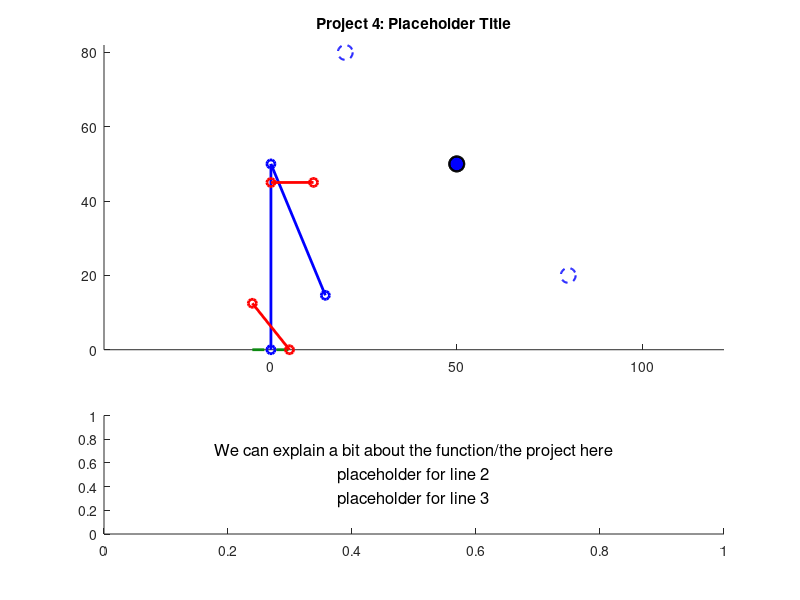

The MATLAB source for this figure:
function [] = mechanism_Beard_Hall(initX, initY, finalX, finalY, speed)
%% Function Description
%{
This function mechanism_Beard_Hall takes inputs ______ and animates a
hydraulic robotic claw arm that can move an object.


initX, initY: the initial x and y positions for the object to be moved
finalX, finalY: the position the object should be moved to.
speed: the animation speed, piston length change per second
%}


close all %closes any windows that are open still

%mechanism_Beard_Hall(beta1, beta2, beta3, beta4, speed, L, R0)

% TODO remove before submission but these are placeholders so we can easily
% test
if nargin < 4
        initX = 80;
        initY = 20;
        finalX = 20;
        finalY = 80;
        speed = 3;
    end

%TODO 
%{ 
TODO: add a paragraph explaining how to use the program, a 2 explaining 
how to use the program, along with any relevant background, such as how you
decided on any constant parameters (e.g. "we measured the link lengths from
this bench press on campus; see attached photo"). You may want some parameters
(e.g. some link lengths) to be input by the user, but you could provide default 
values. You get to decide.

Grades based off of:
- originality
- technical difficulty
- execution
- clarity of animation and how to use it
- good documentation

=======

%}

%=============================================================================
%% inputs and constraints

    % initX and initY, coordinates for the object to be moved from

    % finalX and finalY, coordinates for the object to be moved to

    % All coordinate inputs must fall within a semicircle with a radius of the arm's
    % maximum length, ie sum of hardcoded lengths for link 1 and link 2, and
    % both y coordinate inputs must be positive (might be a good idea to
    % have an offset equal to half the height of the movable object for
    % simple math)

%% plot elements:

    %{
    variable legend: 
    
    Given inputs: 
    initX, initY:   the initial x and y positions for the object to be moved
    finalX, finalY: the position the object should be moved to.
    speed:          the animation speed, rads/s of ___(whatever we consider the base link)____
    
        

    Defined within function:

    SCALAR  link1:  fixed length of link 1
    SCALAR  link2:  fixed length of link 2
    
    SCALAR  x0, y0: (fixed origin of link 1)
    

    ARRAY: x1, y1 (end of link 1, changing) 

    %}

% ground, both for the mechanism and maybe the lower limit of where the
% object can be moved to

% link 1, attached to ground

% link 2, attached to end of link 1, other end will be the bucket/claw/etc

% crank 1, input for link 1 angular position, slides along link 1 and is
% fixed to ground

% crank 2, input for link 2 angular position, slides along link 2 and is
% fixed to link 1

% movable object

% grabbing mechanism

% maybe some visual indicators of the initial and final positions (we could have pale dotted objects represent these positions and have the object itself in a brighter solid line colour)

%initialize fixed parameters
link1Lgth = 50;
pst1Link1 = link1Lgth*0.25; %point where piston 1 attaches to link 1 mesaured from ground
pst1Grnd = link1Lgth*0.1; %point where piston 1 attaches to ground measured as distance from arm base/origin
link2Lgth = 50;
pst2Link2 = link2Lgth*0.25; %point where piston 2 attaches to link 2 measured along link 2 from elbow
pst2Link1 = link1Lgth*0.1; %point where piston 2 attaches to link 1 measured along link 1 from elbow
%% PST2LINK1 WILL NEED TO BE SUBTRACTED FROM LINK 1 TO GET RIGHT LENGTH FOR THE PLOT

maxReach = link1Lgth + link2Lgth; %This length, as a diagonal, will be used to establish a square of acceptable coordinates?

%% Arrays, hard coded default position assumes link 1 points straight up and link 2 is at -pi/4 radians from + x axis
%% for the following 2 arrays, first index is the piston or link number, and the second index is the specific position
%% 1 = default position, 2 = initial position of object, 3 = final position
%% Angles needed for calculating piston lengths
linkAng = [pi/2, 0, 0; -pi/4, 0, 0];
%% Pistion lengths associated with default, initial, and final positions
pstKeyFrames = [sqrt(pst1Grnd^2+pst1Link1^2-2*pst1Grnd*pst1Link1*cos(linkAng(1,1))),0,0; sqrt(pst2Link1^2+pst2Link2^2-2*pst2Link1*pst2Link2*cos(linkAng(2,1))),0,0];

%% Arrays to be filled with frame specific angle or length data based on 
%% interpolation between values contained in the arrays above
linkPlotAng = zeros(2,0); %link angles
pstPlotLgth = zeros(2,0); %piston lengths
pstPlotAng = zeros(2,0); %piston angles

% Arrays to be filled with coordinate data
% 1st row is x coords, 2nd row is y coords, column is frame
pst1End = zeros(2,0);
pst2Start = zeros(2,0);
pst2End = zeros(2,0);
link1End = zeros(2,0);
link2End = zeros(2,0);

%% position states and motion

%the origin (fixed side of link 1)
x0 = 0;
y0 = 0;

%link 1 initial coordinates
x1(1) = x0; %TODO PLACEHOLDERS change to depend on angle
y1(1) = y0 + link1Lgth;

%link 2 coordinates
x2(1) = x1 + link2Lgth; %TODO PLACEHOLDERS change to depend on angle
y2(1) = y1;

% initial, moving free end of link 2 from default position to init
% coordinates specified by user

% final, moving links 1 and 2 such that the arm moves smoothly between init
% and final coordinates in a way that is physically possible

% return to default position, go from final position back to default
% position

%% Calculating initial and final position data (CURRENTLY FOR 1ST QUADRANT ONLY)
%% initial position
    %Convert init coordinates to a position vector
    iPosLgth = hypot(initX, initY);
    iPosAng = atan2(initX, initY);
    %Calculate link angles from triangle made with init position vector
    linkAng(1,2) = acos((link1Lgth^2 + iPosLgth^2 - link2Lgth^2)/(2*link1Lgth*iPosLgth)) + iPosAng;
    linkAng(2,2) = acos((link1Lgth^2 + link2Lgth^2 - iPosLgth^2)/(2*link1Lgth*link2Lgth));
    %Calculate piston lengths
    pstKeyFrames(1,2) = sqrt(pst1Grnd^2+pst1Link1^2-2*pst1Grnd*pst1Link1*cos(linkAng(1,2)));
    pstKeyFrames(2,2) = sqrt(pst2Link1^2+pst2Link2^2-2*pst2Link1*pst2Link2*cos(linkAng(2,2)));
    
    %superfluous but keeping around just in case
    %{
    %Get the angle of link 2 relative to the positive x axis for plotting
    lnk2PltAng(2) = (link1Ang(2) - 180) + link2Ang(2);
    %Calculate piston angles for plotting
    pst1PltAng(2) = asin((pst1Link1*sin(link1Ang(2)))/pst1KeyFrames(2));
    pst2PltAng(2) = (link1Ang(2) - asin((pst2Link2*sin(link2Ang(2)))/pst2KeyFrames(2))); %relative to positive x axis
    %}
    
%% final position
    %Convert init coordinates to a position vector
    fPosLgth = hypot(finalX, finalY);
    fPosAng = atan2(finalX, finalY);
    %Calculate link angles from triangle made with init position vector
    linkAng(1,3) = acos((link1Lgth^2 + fPosLgth^2 - link2Lgth^2)/(2*link1Lgth*fPosLgth)) + fPosAng;
    linkAng(2,3) = acos((link1Lgth^2 + link2Lgth^2 - fPosLgth^2)/(2*link1Lgth*link2Lgth));
    %Calculate piston lengths
    pstKeyFrames(1,3) = sqrt(pst1Grnd^2+pst1Link1^2-2*pst1Grnd*pst1Link1*cos(linkAng(1,3)));
    pstKeyFrames(2,3) = sqrt(pst2Link1^2+pst2Link2^2-2*pst2Link1*pst2Link2*cos(linkAng(2,3)));
    
    %superfluous but want to keep around just in case
    %{
    %Get the angle of link 2 relative to the positive x axis for plotting
    link2PltAng(3) = (link1Ang(3) - 180) + link2Ang(3);
    %Calculate piston angles for plotting
    pst1PltAng(3) = asin((pst1Link1*sin(link1Ang(3)))/pst1KeyFrames(3));
    pst2PltAng(3) = (link1Ang(3) - asin((pst2Link2*sin(link2Ang(3)))/pst2KeyFrames(2))); %relative to positive x axis
    %}
   

%% Creating frames for animation
    fps = 60; %frames per second [frames/second]
    pstFrameStep = speed/60; %piston length change per frame    
    
    
    %% defualt to initial

    %initialize the first frame for this motion
    pstPlotLgth(1,1) = pstKeyFrames(1,1);
    pstPlotLgth(2,1) = pstKeyFrames(2,1);

    %Calculate total required frames based on which piston needs more steps
    %to get into the new position
    diTotal = ceil(max(abs((pstKeyFrames(1,2) - pstKeyFrames(1,1))/pstFrameStep), abs((pstKeyFrames(2,2) - pstKeyFrames(2,1))/pstFrameStep)));
  
    %once for each piston
    for i = 1:2 
        %for tracking when pistons are done moving to the new position
        pstDone = false;
        %for determining whether to increase or decrease a piston
        if pstKeyFrames(i,1) < pstKeyFrames(i,2) %Increase the value if initial is greater than default position
            sign = 1;
        elseif pstKeyFrames(i,1) > pstKeyFrames(i,2) %decrease the value if initial is less than default position
            sign = -1;
        end
        %for each frame in the current motion
        for j = 2:diTotal
            %If the current piston isn't in its final position
            if pstDone == false
                %change the position by the step size in the determined
                %direction
                pstPlotLgth(i,j) = pstPlotLgth(i,(j-1)) + pstFrameStep*sign;
            else
                %set the current frame to the same position as the last
                %frame
                pstPlotLgth(i,j) = pstPlotLgth(i,j-1);
            end
            %if current frame's position is within a step size of the
            %initial position
            if abs(pstPlotLgth(i,j) - pstKeyFrames(i,2)) < pstFrameStep
                %Stop moving this piston during this motion
                pstDone = true;
            end
        end
    end

    %% initial to final
    
    %Calculate total required frames based on which piston needs more steps
    %to get into the new position
    ifTotal = ceil(max(abs((pstKeyFrames(1,3) - pstKeyFrames(1,2))/pstFrameStep), abs((pstKeyFrames(2,3) - pstKeyFrames(2,2))/pstFrameStep)));

    %once for each piston
    for i = 1:2 
        %for tracking when pistons are done moving to the new position
        pstDone = false;
        %for determining whether to increase or decrease a piston
        if pstKeyFrames(i,2) < pstKeyFrames(i,3) %Increase the value if final is greater than initial position
            sign = 1;
        elseif pstKeyFrames(i,2) > pstKeyFrames(i,3) %decrease the value if final is less than initial position
            sign = -1;
        end
        %for each frame in the current motion
        for j = (diTotal + 1):(diTotal + ifTotal)
            %If the current piston isn't in its final position
            if pstDone == false
                %change the position by the step size in the determined
                %direction
                pstPlotLgth(i,j) = pstPlotLgth(i,(j-1)) + pstFrameStep*sign;
            else
                %set the current frame to the same position as the last
                %frame
                pstPlotLgth(i,j) = pstPlotLgth(i,j-1);
            end
            %if current frame's position is within a step size of the
            %initial position
            if abs(pstPlotLgth(i,j) - pstKeyFrames(i,3)) < pstFrameStep
                %Stop moving this piston during this motion
                pstDone = true;
            end
        end
    end

    %% final back to default

    %Calculate total required frames based on which piston needs more steps
    %to get into the new position
    fdTotal = ceil(max(abs((pstKeyFrames(1,1) - pstKeyFrames(1,3))/pstFrameStep), abs((pstKeyFrames(2,1) - pstKeyFrames(2,3))/pstFrameStep)));
 
    %once for each piston
    for i = 1:2 
        %for tracking when pistons are done moving to the new position
        pstDone = false;
        %for determining whether to increase or decrease a piston
        if pstKeyFrames(i,3) < pstKeyFrames(i,1) %Increase the value if default is greater than final position
            sign = 1;
        elseif pstKeyFrames(i,3) > pstKeyFrames(i,1) %decrease the value if default is less than final position
            sign = -1;
        end
        %for each frame in the current motion
        for j = (diTotal + ifTotal + 1):(diTotal + ifTotal + fdTotal)
            %If the current piston isn't in its final position
            if pstDone == false
                %change the position by the step size in the determined
                %direction
                pstPlotLgth(i,j) = pstPlotLgth(i,(j-1)) + pstFrameStep*sign;
            else
                %set the current frame to the same position as the last
                %frame
                pstPlotLgth(i,j) = pstPlotLgth(i,j-1);
            end
            %if current frame's position is within a step size of the
            %initial position
            if abs(pstPlotLgth(i,j) - pstKeyFrames(i,1)) < pstFrameStep
                %Stop moving this piston during this motion
                pstDone = true;
            end
        end
    end
    
    %Calculate angles of all plot elements relative to positive x axis for each
    %frame based on piston lengths
    for i = 1:length(pstPlotLgth)
        pstPlotAng(1,i) = pi - acos((pstPlotLgth(1,i)^2+pst1Grnd^2-pst1Link1^2)/(2*pstPlotLgth(1,i)*pst1Grnd));
        linkPlotAng(1,i) = acos((pst1Link1^2+pst1Grnd^2-pstPlotLgth(1,i)^2)/(2*pst1Link1*pst1Grnd));
        pstPlotAng(2,i) = linkPlotAng(1,i) - acos((pst2Link1^2+pstPlotLgth(2,i)^2-pst2Link2^2)/(2*pst2Link1*pstPlotLgth(2,i)));
        linkPlotAng(2,i) = (linkPlotAng(1,i) - pi) + acos((pst2Link1^2+pst2Link2^2-pstPlotLgth(2,i)^2)/(2*pst2Link1*pst2Link2));
    end
    
    %calculate per frame plot element coordinates
    for i = 1:length(pstPlotLgth)
        %coordinates of the end of link 1
        link1End(1,i) = link1Lgth*cos(linkPlotAng(1,i));
        link1End(2,i) = link1Lgth*sin(linkPlotAng(1,i));
        %coordinates of the end of link 2
        link2End(1,i) = link1Lgth*cos(linkPlotAng(1,i)) + link2Lgth*cos(linkPlotAng(2,i));
        link2End(2,i) = link1Lgth*sin(linkPlotAng(1,i)) + link2Lgth*sin(linkPlotAng(2,i));
        %coordinates of the end of piston 1, start is fixed at (pst1Grnd, 0)
        pst1End(1,i) = pstPlotLgth(1,i)*cos(pstPlotAng(1,i));
        pst1End(2,i) = pstPlotLgth(1,i)*sin(pstPlotAng(1,i));
        %coordinates of the start of piston 2 along link 1
        pst2Start(1,i) = (link1Lgth - pst2Link1)*cos(linkPlotAng(1,i));
        pst2Start(2,i) = (link1Lgth - pst2Link1)*sin(linkPlotAng(1,i));
        %coordinates of the end of piston 2 along link 2
        pst2End(1,i) = link1Lgth*cos(linkPlotAng(1,i)) + pst2Link2*cos(pstPlotAng(2,i));
        pst2End(2,i) = link1Lgth*sin(linkPlotAng(1,i)) + pst2Link2*sin(pstPlotAng(2,i));
    end
    %% Possible constraints
%{
    1. Position of ends of link 1 and link 2 must always be in the first 2
    quadrants relative to the origin where link 1 attached to the ground
    2. Input angle for crank 1 must be between 0 and pi rads, while crank 2
    can rotate between 0 and 2 pi rads (one-way or both ways)
    3. Links will only move one at a time
%}

%moveable object parameters:
radius = 2; 

%params for current center position of the object TODO placeholder
objX(1) = x2(1);% TODO Change to be the actual current position of the object instead of placeholders
objY(1) = y2(1);%

obj_pos = [objX - radius, objY - radius, 2*radius, 2*radius];

%% Animations
% TODO: move code below this up only when variables are needed further up

%% Creating Figure
% figure('Position', [100, 100, 1200, 600]) %makes the empty figure for the animation
    clf %clears figure if this function is run multiple times in a row
    set(gcf, 'Color', '#D3E2E8'); %makes the background blue


ax1 = subplot(3, 1, [1 2]); %adds the plot, maybe leaving space for a text box at (2 1 2) that can explain ?
hold on %allows everything here to be added to same figure

title('Project 4: Placeholder Title');


axis equal % sets axes to equal

    % Initial frame
    
        %plot object handles
            ground = line([(x0 -5) (x0+5)],[0 0],'linewidth', 2,'color','#0C8A11', 'LineStyle', '--'); %plot object for ground, does not need updating per frame

            links = plot([x0 link1End(1,1) link2End(1,1)],[y0 link1End(2,1) link2End(2,1)],'-o','linewidth',2, 'Color', 'b'); %plot obejct for rocker arm, spans from p0-p3
            
            piston1 = plot([pst1Grnd pst1End(1,1)],[0 pst1End(2,1)],'-o','linewidth',2, 'Color', 'r'); %plots piston connected to ground

            piston2 = plot([pst2Start(1,1) pst2End(1,1)],[pst2Start(2,1) pst2End(2,1)],'-o','linewidth',2, 'Color', 'r'); %plots piston at link elbow
            
            m_object = rectangle('Position', obj_pos,...
                 'Curvature', [1 1], 'FaceColor', 'b', 'EdgeColor', 'k', 'LineWidth', 1.5);
    
            % initial and final object positions: (should not move)
             init_object = rectangle('Position', [initX - radius, initY - radius, 2*radius, 2*radius],...
                 'Curvature', [1 1], 'FaceColor', 'w', 'EdgeColor', 'b', 'LineWidth', 1.5, 'LineStyle', '--');

             final_object = rectangle('Position', [finalX - radius, finalY - radius, 2*radius, 2*radius],...
                 'Curvature', [1 1], 'FaceColor', 'w', 'EdgeColor', 'b', 'LineWidth', 1.5, 'LineStyle', '--');

            
            % moveable object
            m_object = rectangle('Position', obj_pos,...
                 'Curvature', [1 1], 'FaceColor', 'b', 'EdgeColor', 'k', 'LineWidth', 1.5);


    

 ax2 = subplot(3, 1, 3); %text box


        str = {'We can explain a bit about the function/the project here',... ...
            'placeholder for line 2',...
            'placeholder for line 3',...
            };
        
        text(0.5, 0.5, str, ...
            'HorizontalAlignment', 'center', ...
            'VerticalAlignment', 'middle', ...
            'FontSize', 12);
                    
        hold off


%% Frame updates for both plots

    timestep = 1/fps; % fps inverted gives seconds per frame
    for i = 2:length(pstPlotLgth)
        pause(timestep) %shows previous frame for timestep length
                
        %sets objects to next position
        %set(link4,'XData',[x0 x3(n)],'YData',[y0 y3(n)]);   %error in cases
        set(links,'XData',[x0 link1End(1,i) link2End(2,i)],'YData',[y0 link1End(2,i) link2End(2,i)]);
        set(piston1,'XData',[pst1Grnd pst1End(1,i)],'YData',[0 pst1End(2,i)]);
        set(piston2,'XData',[pst2Start(1,i) pst2End(1,i)],'YData',[pst2Start(2,i) pst2End(2,i)]);

    end %update end

end %function end
